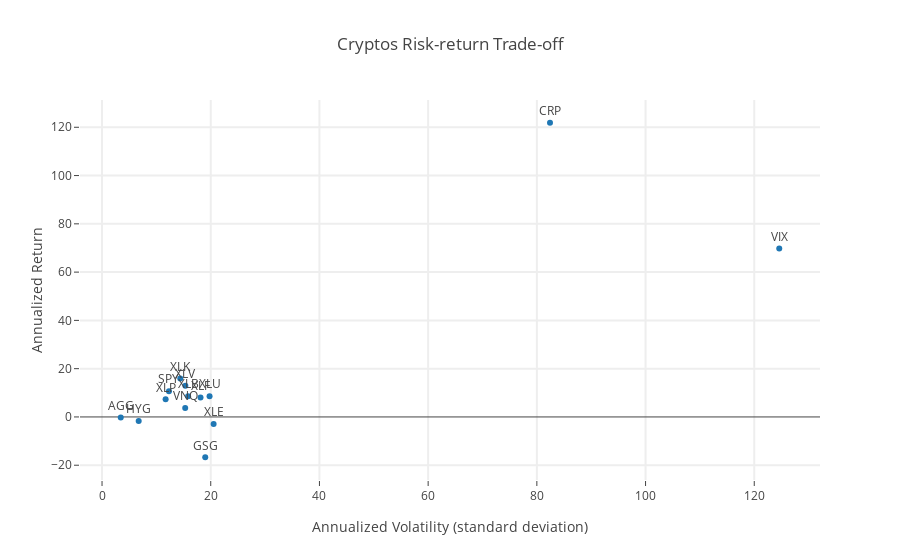

The notebook cell saved with this chart:
### Code cell
# Plotting the risk return profile of this
# We do a scatter plot of mean return vs standard deviation
# Create a trace
trace = go.Scatter(
    x = all_df_ret.std(axis = 0) * np.sqrt(252) * 100,
    y = all_df_ret.mean(axis = 0) * 252 * 100,
    text = all_df_ret.columns,
    textposition = 'top',
    mode = 'markers+text'
)

# Layout
layout= go.Layout(
    title= 'Cryptos Risk-return Trade-off',
    hovermode= 'closest',
    xaxis= dict(
        title= 'Annualized Volatility (standard deviation)',
        ticklen= 5,
        zeroline= False,
        gridwidth= 2,
    ),
    yaxis=dict(
        title= 'Annualized Return',
        ticklen= 5,
        gridwidth= 2,
    ),
    showlegend= False
)

data = [trace]

fig = go.Figure(data = data, layout = layout)
py.iplot(fig)

### Figure 1 — Plotly figure (JSON) as saved in the notebook; plotly's stock layout.template omitted (floating-point values rounded to 4 significant figures)
{"data": [{"mode": "markers+text", "text": ["CRP", "SPY", "XLE", "XLU", "XLK", "XLB", "XLP", "XLV", "XLF", "AGG", "GSG", "HYG", "VNQ", "VIX"], "textposition": "top", "type": "scatter", "x": [82.42, 12.31, 20.53, 19.78, 14.39, 15.84, 11.7, 15.33, 18.12, 3.443, 18.99, 6.744, 15.3, 124.6], "y": [121.9, 10.67, -2.937, 8.586, 15.91, 8.577, 7.32, 12.96, 8.052, -0.1984, -16.7, -1.639, 3.717, 69.82]}], "layout": {"hovermode": "closest", "showlegend": false, "title": "Cryptos Risk-return Trade-off", "xaxis": {"gridwidth": 2, "ticklen": 5, "title": "Annualized Volatility (standard deviation)", "zeroline": false}, "yaxis": {"gridwidth": 2, "ticklen": 5, "title": "Annualized Return"}}}
